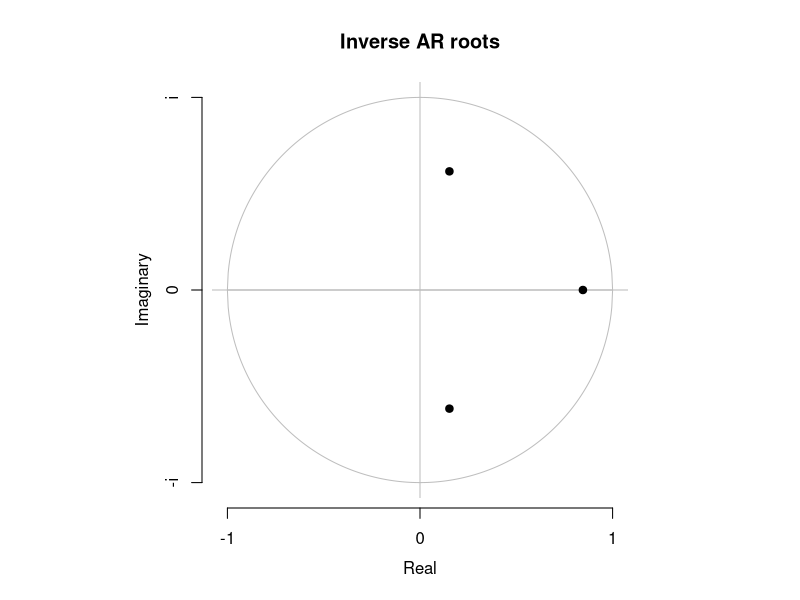
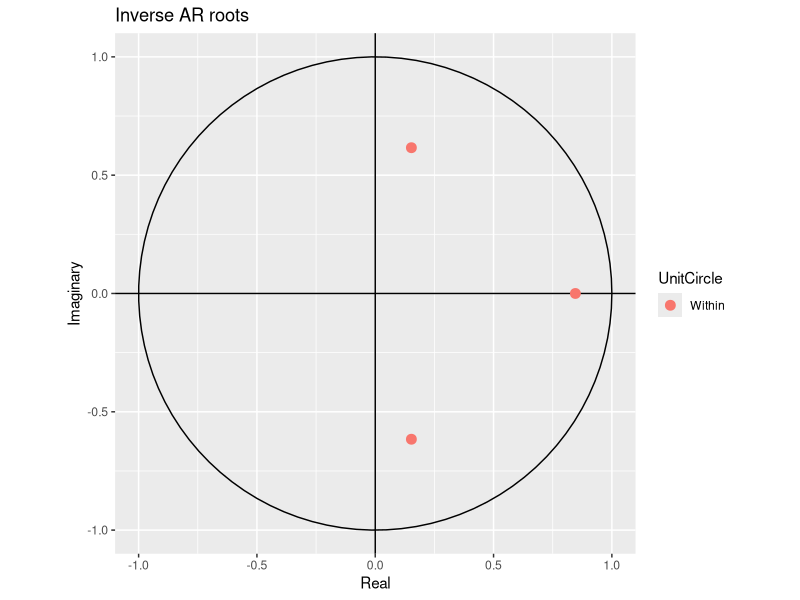
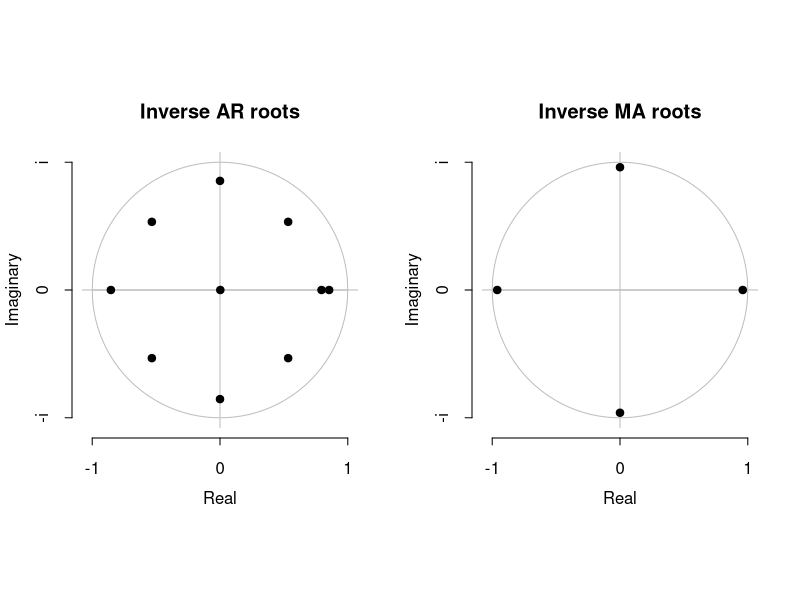
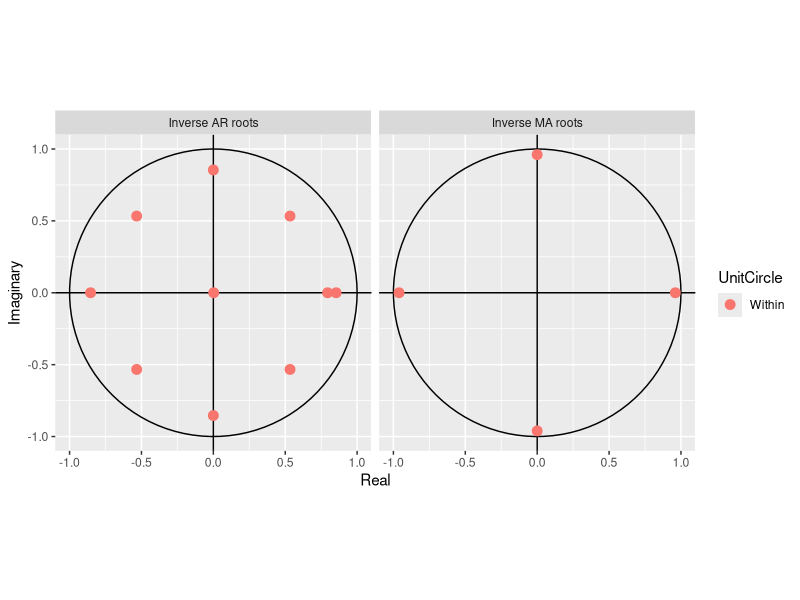
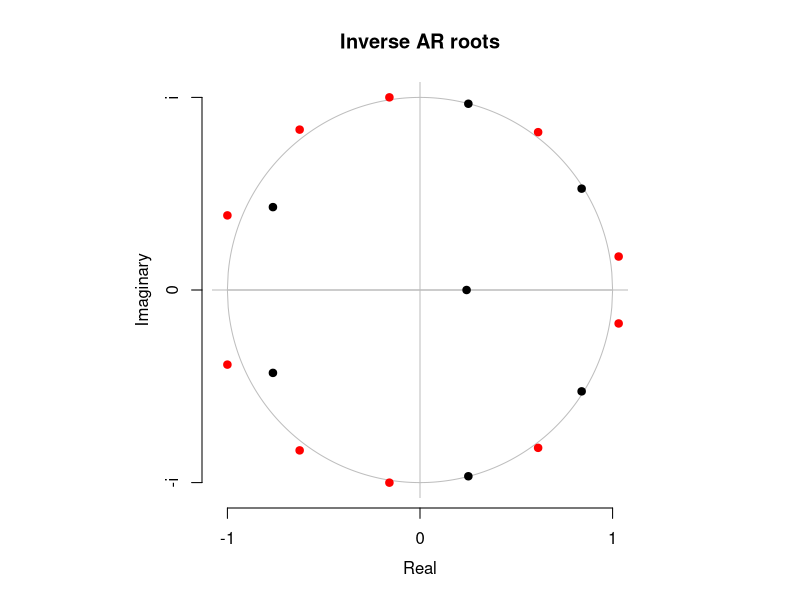
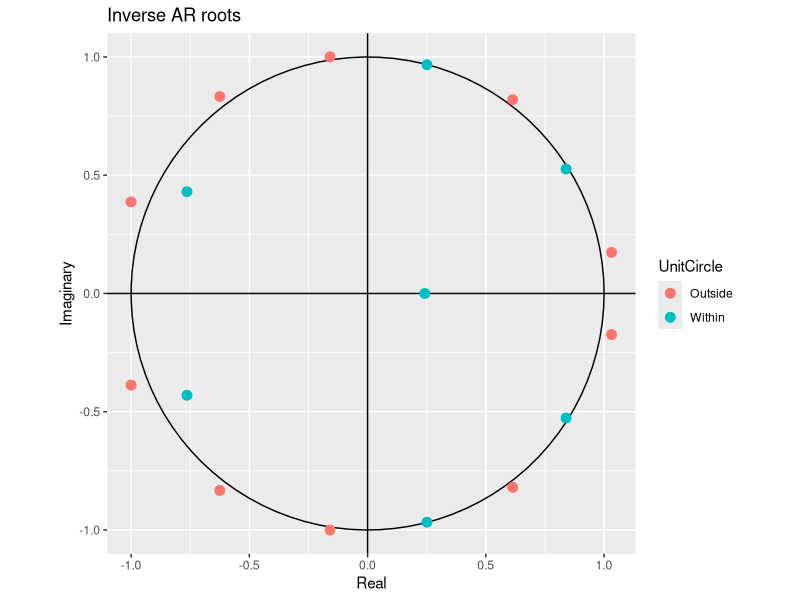

Generate these figures, in order, with R:
library(forecast)


### Name: plot.Arima
### Title: Plot characteristic roots from ARIMA model
### Aliases: plot.Arima plot.ar autoplot.Arima autoplot.ar
### Keywords: hplot

### ** Examples


library(ggplot2)

fit <- Arima(WWWusage, order=c(3,1,0))
plot(fit)
autoplot(fit)

fit <- Arima(woolyrnq,order=c(2,0,0),seasonal=c(2,1,1))
plot(fit)
autoplot(fit)

plot(ar.ols(gold[1:61]))
autoplot(ar.ols(gold[1:61]))
